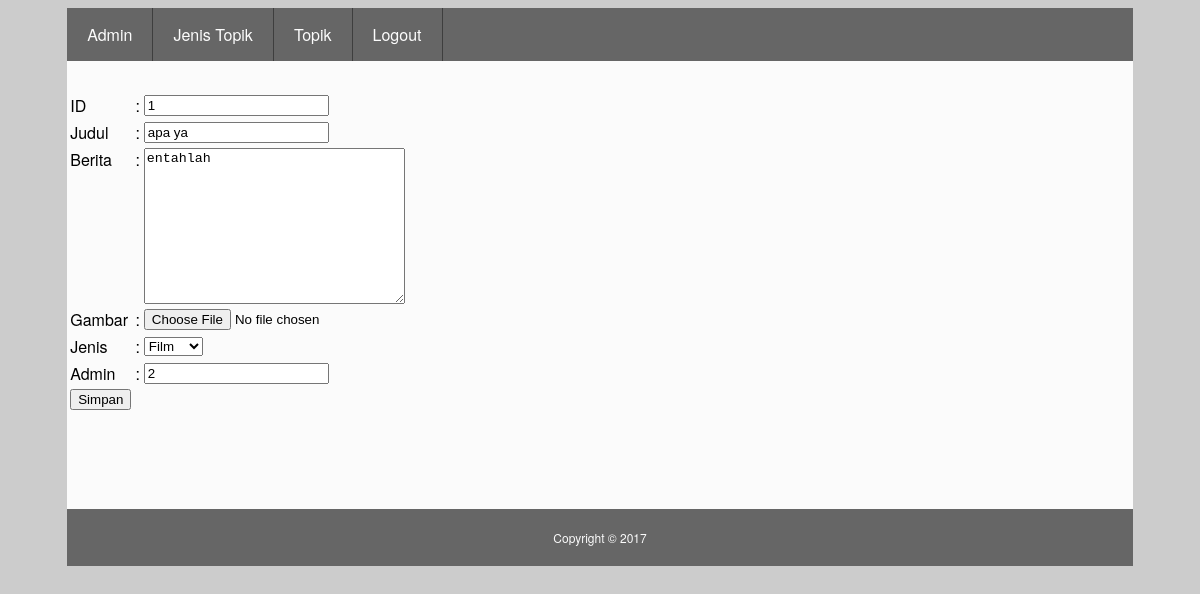
Page /admin/upTopik.php?id=1 on the committed database.
### tables this page shows
CREATE TABLE IF NOT EXISTS `tbtopik` (
`idTopik` int(10) NOT NULL,
  `idJenisTopik` int(3) NOT NULL,
  `idAdmin` int(3) NOT NULL,
  `judul` varchar(255) NOT NULL,
  `img` varchar(255) DEFAULT NULL,
  `berita` text NOT NULL
);

### class/crud.php (called while the page is built, shortened)
<?php
	class crud{
		private $hasil = array();
		public function select($tabel, $kolom="*", $kondisi=null, $urut=null, $batas=null){
			$q = 'SELECT '.$kolom.' FROM '.$tabel;
			if($kondisi != null){
				$q .= ' WHERE '.$kondisi;
			}
			$query = mysql_query($q);
			if($query){
				$this->jmlBaris = mysql_num_rows($query);
				for ($i=0; $i<$this->jmlBaris; $i++) {
					$r = mysql_fetch_array($query);
					$kunci = array_keys($r);
					for($x=0; $x<count($kunci); $x++){
						if(!is_int($kunci[$x])){
							$this->hasil[$i][$kunci[$x]] = $r[$kunci[$x]];
						}
					}
				}
				return true;
			}else{
				$this->pesan = "Proses Gagal";
				return false;
			}
		}
		public function hasil(){
			$val = $this->hasil;
			$this->hasil = array();
			return $val;
		}
	}
?>

### admin/upTopik.php (the view, shortened to what this page needs)
<?php
	include "../class/crud.php";
	$db = new crud();
	$db->koneksi();
	$db->select('tbJenisTopik');
	$admin = $db->hasil();
	$db->select("tbTopik", "*", "idTopik=$_GET[id]");
	$hasil = $db->hasil();
?>
<html>
	<head>
		<link rel="stylesheet" type="text/css" href="../css/style.css">
	</head>
	<body>
		<div id="wrap">
			<div id="header">
				<a href="admin.php"><div class="nav">Admin</div></a>
				<a href="jenisTopik.php"><div class="nav">Jenis Topik</div></a>
				<a href="topik.php"><div class="nav">Topik</div></a>
				<a href="../index.php"><div class="nav">Logout</div></a>
			</div>
			<div id="konten">
				<div class="item">
					<form method="post" action="simpan.php?aksi=edit" enctype="multipart/form-data">
						<table>
							<?php foreach ($hasil as $kolom){ ?>
							<tr>
								<td>ID</td><td> : </td>
								<td><input type="text" name="id" value="<?php echo $kolom['idTopik']; ?>" readonly></td>
							</tr>
							<tr>
								<td>Judul</td><td> : </td>
								<td><input type="text" name="judul" value="<?php echo $kolom['judul']; ?>" required></td>
							</tr>
							<tr>
								<td valign="top">Berita</td><td valign="top"> : </td>
								<td><textarea name="berita" cols="30" rows="10"><?php echo $kolom['berita']; ?></textarea></td>
							</tr>
							<tr>
								<td>Gambar</td><td> : </td>
								<td><input type="file" name="gambar"></td>
							</tr>
							<tr>
								<td>Jenis</td><td> : </td>
								<td><select name="jenis">
										<?php foreach ($admin as $nilai) { ?>
											<option value="<?php echo $nilai['idJenisTopik']; ?>"><?php echo $nilai['jenisTopik']; ?></option>
										<?php } ?>
								</select></td>
							</tr>
							<tr>
								<td>Admin</td><td> : </td>
								<td><input type="text" name="idAdmin" value="<?php echo $kolom['idAdmin']; ?>" required></td>
							</tr>
							<?php } ?>
							<tr>
								<td><button type="submit">Simpan</button></td>
							</tr>
						</table>
					</form>
				</div>
			</div>
			<div id="footer">Copyright &copy; 2017</div>
		</div>
	</body>
</html>

### css/style.css (style rules this page uses)
body { background: #cccccc; font-family: "Helvetica Neue", Helvetica, Arial, sans-serif;; }
a { color: #444444; text-decoration: none; }
#wrap { width: 90%; margin: 0 auto; }
#header { width: 100%; background: #666666; }
.nav { padding: 15px 20px; text-align: center; font-size: 16px; float: left; color: #fcfcfc; border-right: 1px solid #3e3e3e; }
#konten { width: 100%; background: #fbfbfb; padding-top: 10px; padding-bottom: 30px; }
.item { padding: 20px 0 50px 0; }
#footer { font-size: 12px; text-align: center; padding: 20px 0; background: #666666; color: #fbfbfb; }

### rows in the picture
tbtopik: id "1", judul "apa ya", berita "entahlah", idAdmin "2"

### other values in the picture
form field jenis "Film"
